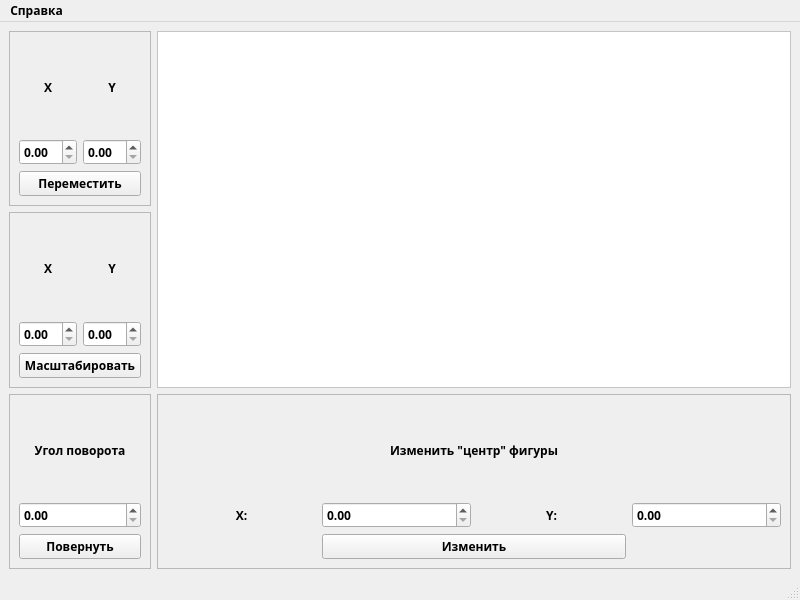
<?xml version="1.0" encoding="UTF-8"?>
<ui version="4.0">
 <class>MainWindow</class>
 <widget class="QMainWindow" name="MainWindow">
  <property name="geometry">
   <rect>
    <x>0</x>
    <y>0</y>
    <width>800</width>
    <height>600</height>
   </rect>
  </property>
  <property name="font">
   <font>
    <family>Comfortaa</family>
    <bold>true</bold>
   </font>
  </property>
  <property name="windowTitle">
   <string>Студент дипсиков coreeeeeee</string>
  </property>
  <property name="styleSheet">
   <string notr="true">QMainWindow &gt; QWidget {
    background-color: rgb(202, 212, 255);
}

QFrame {
    font-family: &quot;Comfortaa&quot;;
    font-size: 13pt;
    color: rgb(50, 23, 91);
    border-radius: 10px;
    padding: 10px;
    background-color: rgb(238, 236, 255);
}

QPushButton {
	font-family: &quot;Comfortaa&quot;;
	font-size: 12pt;
	font-weight: 700;
    color: rgb(50, 23, 91);
	border: none;
	border-radius: 7px;
	padding: 7px 0;
	background-color: rgb(192, 197, 242);
}

QDoubleSpinBox {
    border-radius: 7px;
	border: 2px solid rgb(192, 197, 242);
    padding: 3px 7px;
}

QDoubleSpinBox::up-button, QDoubleSpinBox::down-button {
    width: 18px;
    border: none;
    background-color: transparent;
}

QDoubleSpinBox::up-arrow {
    image: url(:/icons/up-arrow-simple.svg);
    width: 10px;
    height: 10px;
}

QDoubleSpinBox::down-arrow {
    image: url(:/icons/down-arrow-simple.svg);
    width: 10px;
    height: 10px;
}</string>
  </property>
  <widget class="QWidget" name="centralwidget">
   <layout class="QGridLayout" name="gridLayout_2">
    <item row="0" column="0">
     <widget class="QFrame" name="frame_2">
      <property name="minimumSize">
       <size>
        <width>0</width>
        <height>0</height>
       </size>
      </property>
      <property name="frameShape">
       <enum>QFrame::Shape::StyledPanel</enum>
      </property>
      <property name="frameShadow">
       <enum>QFrame::Shadow::Raised</enum>
      </property>
      <layout class="QGridLayout" name="gridLayout_5">
       <item row="2" column="0" colspan="2">
        <widget class="QPushButton" name="pushButton_2">
         <property name="text">
          <string>Переместить</string>
         </property>
        </widget>
       </item>
       <item row="0" column="1">
        <widget class="QLabel" name="label_2">
         <property name="minimumSize">
          <size>
           <width>0</width>
           <height>0</height>
          </size>
         </property>
         <property name="text">
          <string>Y</string>
         </property>
         <property name="alignment">
          <set>Qt::AlignmentFlag::AlignCenter</set>
         </property>
        </widget>
       </item>
       <item row="0" column="0">
        <widget class="QLabel" name="label">
         <property name="minimumSize">
          <size>
           <width>0</width>
           <height>0</height>
          </size>
         </property>
         <property name="text">
          <string>X</string>
         </property>
         <property name="alignment">
          <set>Qt::AlignmentFlag::AlignCenter</set>
         </property>
        </widget>
       </item>
       <item row="1" column="1">
        <widget class="QDoubleSpinBox" name="doubleSpinBox_2"/>
       </item>
       <item row="1" column="0">
        <widget class="QDoubleSpinBox" name="doubleSpinBox"/>
       </item>
      </layout>
     </widget>
    </item>
    <item row="0" column="1" rowspan="2">
     <widget class="QGraphicsView" name="graphicsView">
      <property name="maximumSize">
       <size>
        <width>16777215</width>
        <height>16777215</height>
       </size>
      </property>
      <property name="styleSheet">
       <string notr="true">QGraphicsView {
	background-color: rgb(255, 255, 255);
}</string>
      </property>
     </widget>
    </item>
    <item row="2" column="1">
     <widget class="QFrame" name="frame_4">
      <property name="minimumSize">
       <size>
        <width>0</width>
        <height>0</height>
       </size>
      </property>
      <property name="frameShape">
       <enum>QFrame::Shape::StyledPanel</enum>
      </property>
      <property name="frameShadow">
       <enum>QFrame::Shadow::Raised</enum>
      </property>
      <layout class="QGridLayout" name="gridLayout">
       <item row="1" column="0">
        <widget class="QLabel" name="label_6">
         <property name="minimumSize">
          <size>
           <width>0</width>
           <height>0</height>
          </size>
         </property>
         <property name="text">
          <string>X:</string>
         </property>
         <property name="alignment">
          <set>Qt::AlignmentFlag::AlignCenter</set>
         </property>
        </widget>
       </item>
       <item row="1" column="2">
        <widget class="QLabel" name="label_7">
         <property name="minimumSize">
          <size>
           <width>0</width>
           <height>0</height>
          </size>
         </property>
         <property name="text">
          <string>Y:</string>
         </property>
         <property name="alignment">
          <set>Qt::AlignmentFlag::AlignCenter</set>
         </property>
        </widget>
       </item>
       <item row="2" column="1" colspan="2">
        <widget class="QPushButton" name="pushButton">
         <property name="text">
          <string>Изменить</string>
         </property>
        </widget>
       </item>
       <item row="1" column="3">
        <widget class="QDoubleSpinBox" name="doubleSpinBox_7"/>
       </item>
       <item row="1" column="1">
        <widget class="QDoubleSpinBox" name="doubleSpinBox_5"/>
       </item>
       <item row="0" column="0" colspan="4">
        <widget class="QLabel" name="label_8">
         <property name="minimumSize">
          <size>
           <width>0</width>
           <height>0</height>
          </size>
         </property>
         <property name="text">
          <string>Изменить &quot;центр&quot; фигуры</string>
         </property>
         <property name="alignment">
          <set>Qt::AlignmentFlag::AlignCenter</set>
         </property>
        </widget>
       </item>
      </layout>
     </widget>
    </item>
    <item row="1" column="0">
     <widget class="QFrame" name="frame_3">
      <property name="minimumSize">
       <size>
        <width>0</width>
        <height>0</height>
       </size>
      </property>
      <property name="frameShape">
       <enum>QFrame::Shape::StyledPanel</enum>
      </property>
      <property name="frameShadow">
       <enum>QFrame::Shadow::Raised</enum>
      </property>
      <layout class="QGridLayout" name="gridLayout_6">
       <item row="1" column="0">
        <widget class="QDoubleSpinBox" name="doubleSpinBox_4"/>
       </item>
       <item row="1" column="1">
        <widget class="QDoubleSpinBox" name="doubleSpinBox_3"/>
       </item>
       <item row="2" column="0" colspan="2">
        <widget class="QPushButton" name="pushButton_3">
         <property name="text">
          <string>Масштабировать</string>
         </property>
        </widget>
       </item>
       <item row="0" column="0">
        <widget class="QLabel" name="label_3">
         <property name="minimumSize">
          <size>
           <width>0</width>
           <height>0</height>
          </size>
         </property>
         <property name="text">
          <string>X</string>
         </property>
         <property name="alignment">
          <set>Qt::AlignmentFlag::AlignCenter</set>
         </property>
        </widget>
       </item>
       <item row="0" column="1">
        <widget class="QLabel" name="label_4">
         <property name="minimumSize">
          <size>
           <width>0</width>
           <height>0</height>
          </size>
         </property>
         <property name="text">
          <string>Y</string>
         </property>
         <property name="alignment">
          <set>Qt::AlignmentFlag::AlignCenter</set>
         </property>
        </widget>
       </item>
      </layout>
     </widget>
    </item>
    <item row="2" column="0">
     <widget class="QFrame" name="frame_5">
      <property name="minimumSize">
       <size>
        <width>0</width>
        <height>0</height>
       </size>
      </property>
      <property name="frameShape">
       <enum>QFrame::Shape::StyledPanel</enum>
      </property>
      <property name="frameShadow">
       <enum>QFrame::Shadow::Raised</enum>
      </property>
      <layout class="QGridLayout" name="gridLayout_7">
       <item row="2" column="0" colspan="2">
        <widget class="QPushButton" name="pushButton_4">
         <property name="text">
          <string>Повернуть</string>
         </property>
        </widget>
       </item>
       <item row="1" column="0" colspan="2">
        <widget class="QDoubleSpinBox" name="doubleSpinBox_6"/>
       </item>
       <item row="0" column="0" colspan="2">
        <widget class="QLabel" name="label_5">
         <property name="minimumSize">
          <size>
           <width>0</width>
           <height>0</height>
          </size>
         </property>
         <property name="text">
          <string>Угол поворота</string>
         </property>
         <property name="alignment">
          <set>Qt::AlignmentFlag::AlignCenter</set>
         </property>
        </widget>
       </item>
      </layout>
     </widget>
    </item>
   </layout>
  </widget>
  <widget class="QMenuBar" name="menubar">
   <property name="geometry">
    <rect>
     <x>0</x>
     <y>0</y>
     <width>800</width>
     <height>24</height>
    </rect>
   </property>
   <widget class="QMenu" name="menu">
    <property name="title">
     <string>Справка</string>
    </property>
   </widget>
   <addaction name="menu"/>
  </widget>
  <widget class="QStatusBar" name="statusbar"/>
 </widget>
 <resources/>
 <connections/>
</ui>
